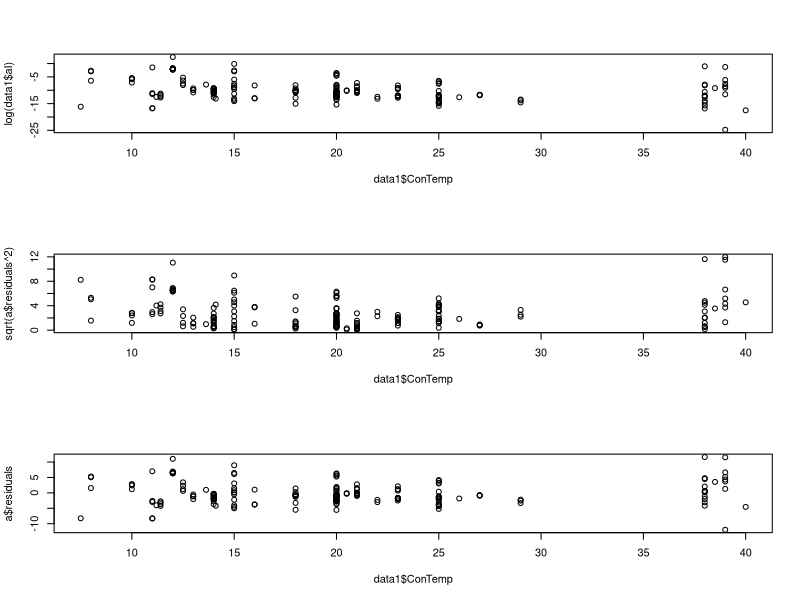
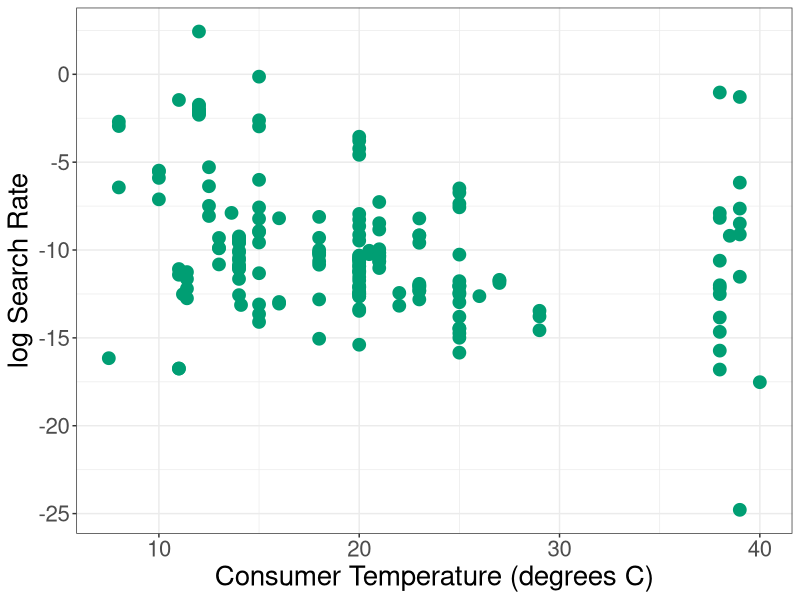
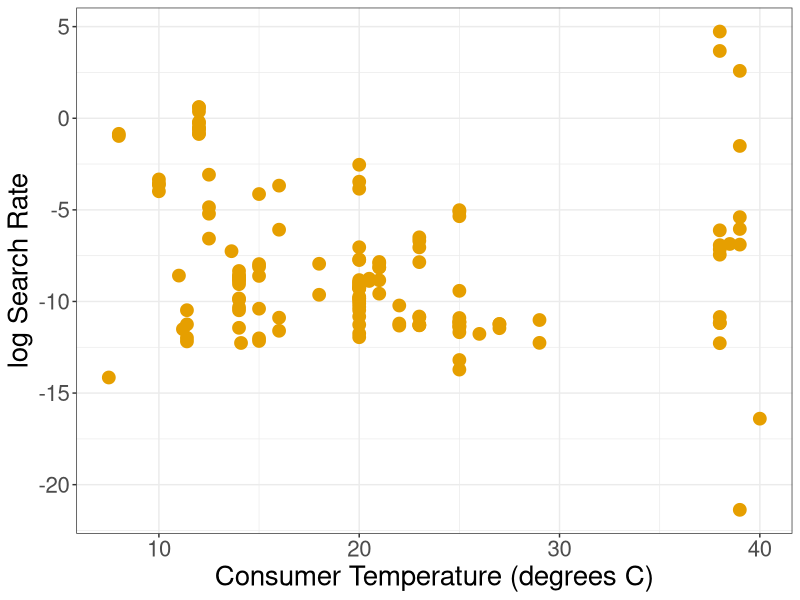
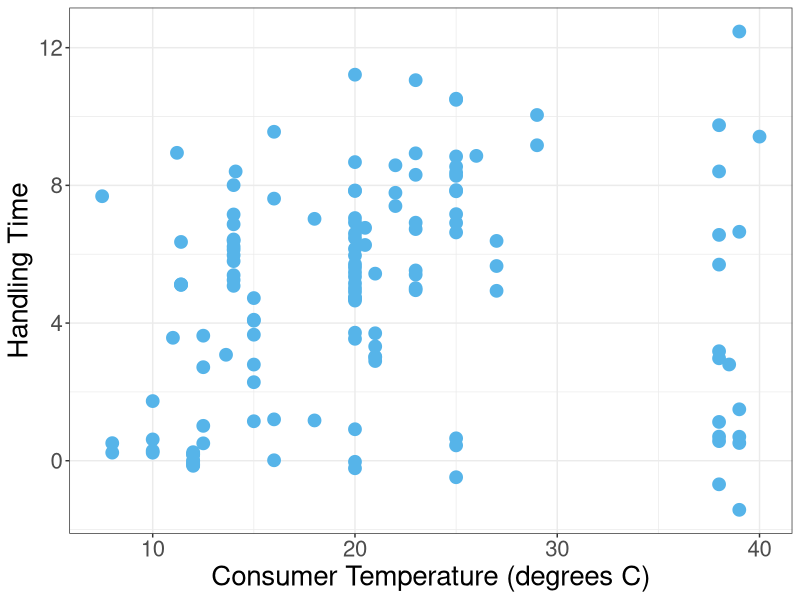
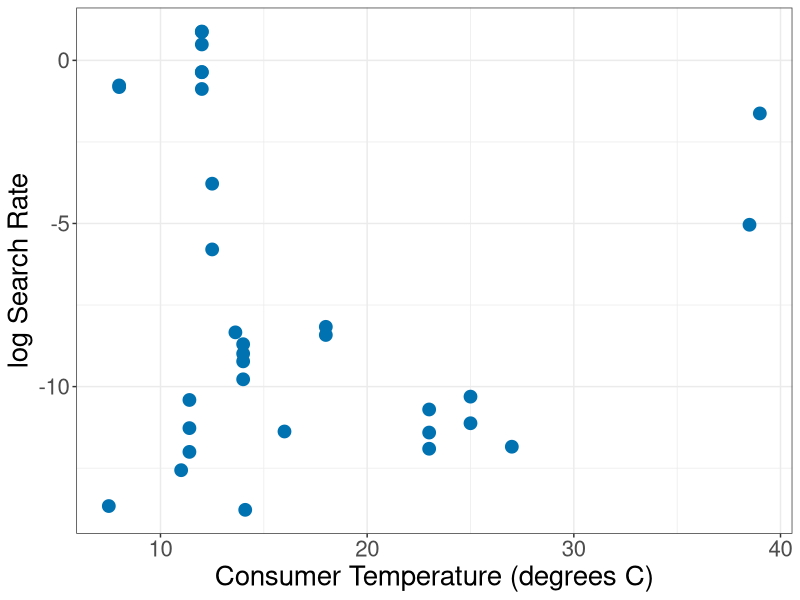
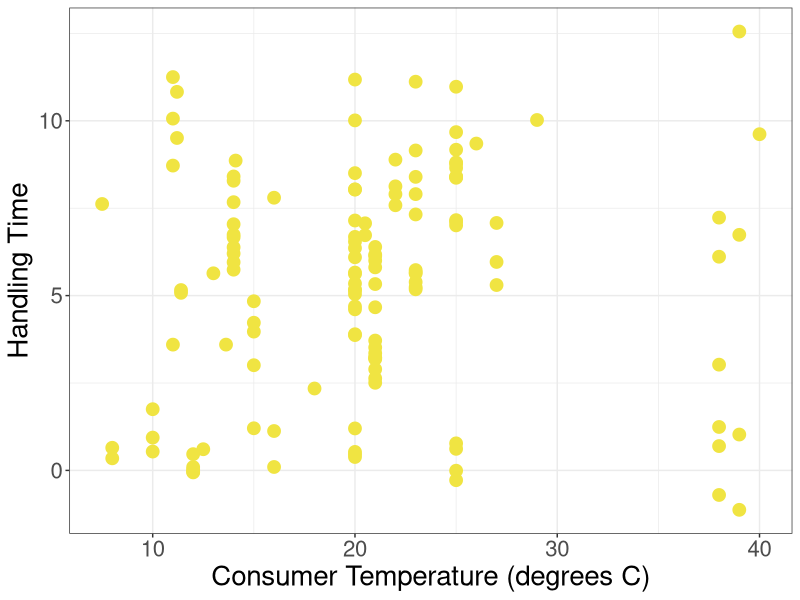
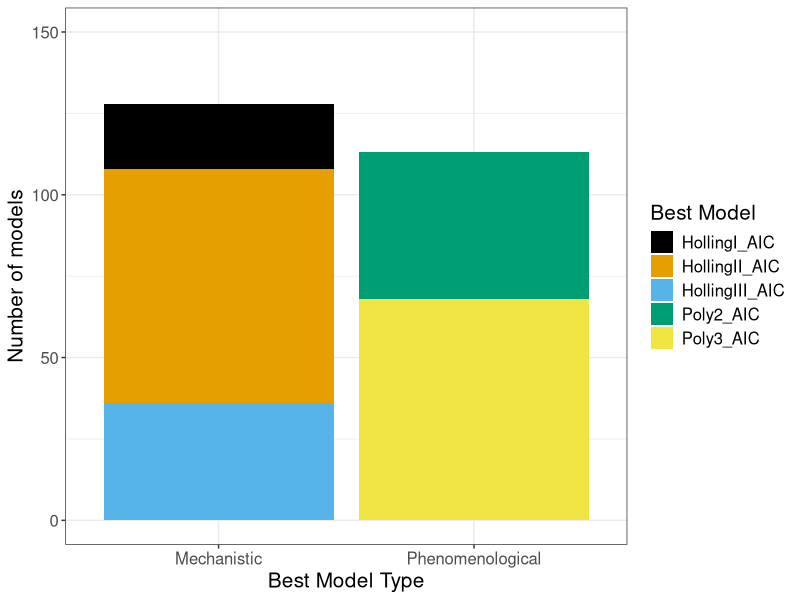
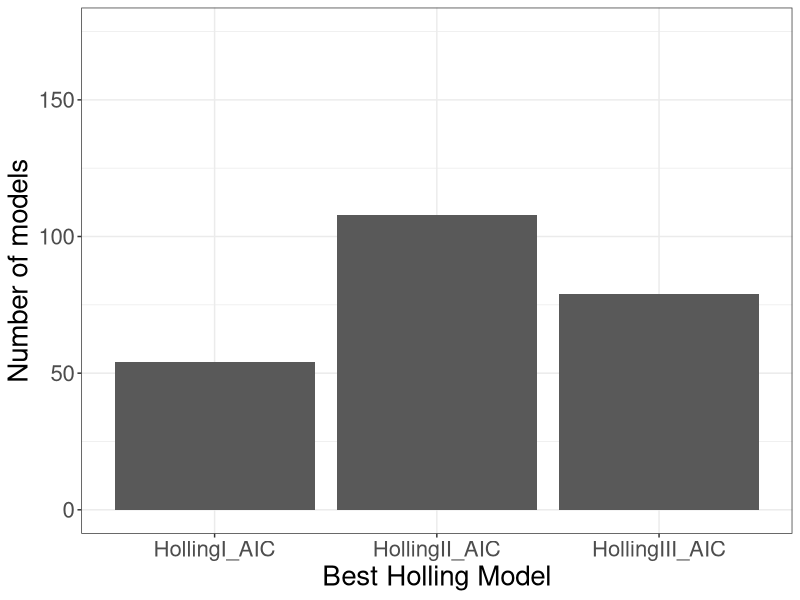

Write R code to recreate these figures, in order.
library(ggplot2)
library(ggthemes)

cbbPalette <- c("#000000", "#E69F00", "#56B4E9", "#009E73", "#F0E442", "#0072B2", "#D55E00", "#CC79A7")

if (dir.exists("../Results/Plots")==FALSE){
  dir.create("../Results/Plots")
}

data<-read.csv("../Results/dataanalysiscrat.csv")
data1<-subset(data, aIp<0.05)
data2<-subset(data,hIIp<0.05 & aIIp<0.05)
data3a<-subset(data,aIIIp<0.05 )
data3h<-subset(data,hIIIp<0.05)
plot2con<-ggplot()+geom_point(aes(ConTemp,log(aII),color="Search Rate"),data=data2,size=4)+
  geom_point(aes(ConTemp,log(hII),color="Handling Time"),data=data2,size=4)+
  theme_bw()+scale_color_colorblind("Parameter")+xlab("Temperature (degrees C)")+ylab("log Parameter")+theme(text = element_text(size=20))

plot2res<-ggplot()+geom_point(aes(ResTemp,log(aII),color="Search Rate"),data=data2,size=4)+
  geom_point(aes(ResTemp,log(hII),color="Handling Time"),data=data2,size=4)+
  theme_bw()+scale_color_colorblind("Parameter")+xlab("Temperature (degrees C)")+ylab("log Parameter")+theme(text = element_text(size=20))

plot1con<-  ggplot()+geom_point(aes(ConTemp,log(aI),col="Search Rate"),data=data1,size=4)+
  theme_bw()+scale_color_colorblind("Parameter")+xlab("Temperature (degrees C)")+ylab("log Parameter")+theme(text = element_text(size=20))

plot1res<-ggplot()+
  geom_point(aes(ResTemp,log(aI),col="Search Rate"),data=data1,size=4)+
  theme_bw()+scale_color_colorblind("Parameter")+xlab("Temperature (degrees C)")+ylab("log Parameter")+theme(text = element_text(size=20))

#not so good for aIII-a worse model

plot3con<-ggplot()+
  geom_point(aes(ConTemp,log(aIII),col="Search Rate"),data=data3a,size=4)+ 
  geom_point(aes(ConTemp,log(hIII),col="Handling Time"),data=data3h,size=4)+
  theme_bw()+scale_color_colorblind("Parameter")+xlab("Temperature (degrees C)")+ylab("log Parameter")+theme(text = element_text(size=20))


 plot3res<- ggplot() + geom_point(aes(ResTemp, log(aIII), col = "Search Rate"),size =4,data = data3a) +
  geom_point(aes(ResTemp, log(hIII), col = "Handling Time"),size = 4,
             data = data3h) +
  theme_bw() + scale_color_colorblind("Parameter") + xlab("Temperature (degrees C)") +
  ylab("log Parameter") + theme(text = element_text(size = 20))


 
 ###changing these
 
 plot2conA<-ggplot()+geom_point(aes(ConTemp,log(aII)),color=cbbPalette[2],data=data2,size=4)+
   theme_bw()+xlab("Consumer Temperature (degrees C)")+ylab("log Search Rate")+theme(text = element_text(size=20))

 plot2conH<-ggplot()+geom_point(aes(ConTemp,log(hII)),color=cbbPalette[3],data=data2,size=4)+
   theme_bw()+xlab("Consumer Temperature (degrees C)")+ylab("Handling Time")+theme(text = element_text(size=20))
 
 
plot1conA<-ggplot()+geom_point(aes(ConTemp,log(aI)),color=cbbPalette[4],data=data1,size=4)+
     theme_bw()+xlab("Consumer Temperature (degrees C)")+ylab("log Search Rate")+theme(text = element_text(size=20))
   
   plot3conH<- ggplot()+geom_point(aes(ConTemp,log(hIII)),color=cbbPalette[5],data=data3h,size=4)+
     theme_bw()+xlab("Consumer Temperature (degrees C)")+ylab("Handling Time")+theme(text = element_text(size=20))
   
   plot3conA<-ggplot()+geom_point(aes(ConTemp,log(aIII)),color=cbbPalette[6],data=data3a,size=4)+
     theme_bw()+xlab("Consumer Temperature (degrees C)")+ylab("log Search Rate")+theme(text = element_text(size=20))
   
   
   
   

 #not so good for aIII-a worse model
 
 plot3con<-ggplot()+
   geom_point(aes(ConTemp,log(aIII),col="Search Rate"),data=data3a,size=4)+ 
   geom_point(aes(ConTemp,log(hIII),col="Handling Time"),data=data3h,size=4)+
   theme_bw()+scale_color_colorblind("Parameter")+xlab("Temperature (degrees C)")+ylab("log Parameter")+theme(text = element_text(size=20))
 
 
 plot3res<- ggplot() + geom_point(aes(ResTemp, log(aIII), col = "Search Rate"),size =4,data = data3a) +
   geom_point(aes(ResTemp, log(hIII), col = "Handling Time"),size = 4,
              data = data3h) +
   theme_bw() + scale_color_colorblind("Parameter") + xlab("Temperature (degrees C)") +
   ylab("log Parameter") + theme(text = element_text(size = 20))
 
 
 
printgraph<-function(name){
  png(paste0("../Results/Plots/",substitute(name),".png"))
  print(name)
  dev.off()
}


#printgraph(plot1con)
#printgraph(plot2con)
#printgraph(plot3con)
#printgraph(plot1res)
#printgraph(plot2res)
#printgraph(plot3res)
printgraph(plot1conA)
printgraph(plot2conA)
printgraph(plot2conH)
printgraph(plot3conA)
printgraph(plot3conH)
par(mfrow=c(3,1))
a<-lm(log(data1$aI)~data1$ConTemp)


##what des this meannnnnnnnn. 
plot(data1$ConTemp,log(data1$aI))
plot(data1$ConTemp,sqrt(a$residuals^2))
plot(data1$ConTemp,a$residuals)
#TRASH , ALL TRASH



#this graph shows that mechanistic is slightly better
modelbesttype<-   ggplot(data=data,aes(x=best.model.type,fill=BestAIC))+geom_bar(stat="count")+
  theme_bw()+theme(text = element_text(size = 15))+xlab("Best Model Type")+ylab("Number of models")+ylim(0,150)+scale_fill_colorblind("Best Model")

  modelbesttyperecal<-ggplot(data=data,aes(x=best.model.type.recal,fill=BestAICRECAL))+geom_bar(stat="count")+
  theme_bw()+theme(text = element_text(size = 15))+xlab("Best Model Type")+ylab("Number of models")+ylim(0,150)+scale_fill_colorblind("Best Model")

#  modelbesttyperecal<-ggplot(data=data,aes(x=best.model.type.recal,fill=BestAICRECAL))+geom_bar(stat="count")+
 #   theme_bw()+theme(text = element_text(size = 15))+xlab("Best Model Type")+ylab("Number of models")+ylim(0,150)+scale_fill_colorblind("Best Model")
  
  
#diff between holling and holling recal
modelbestholl<-ggplot(data=data, aes(BestAICHol))+xlab("Best Holling Model")+ylab("Number of models")+ylim(0,175)+theme_bw()+geom_bar()+scale_fill_colorblind()+theme(text = element_text(size = 20))
modelbesthollrecal<-ggplot(data=data, aes(BestAICHolRECAL))+xlab("Best Holling Model")+ylab("Number of models")+ylim(0,175)+theme_bw()+geom_bar()+theme(text = element_text(size = 20))
#type 2 most common then 1 then 3
modelbest<-ggplot(data=data, aes(BestAIC))+geom_bar()+ylim(0,75)+theme_bw()+theme(text = element_text(size = 15))+xlab("Best Model")+ylab("Number of models")
modelsecondbest<-ggplot(data=data, aes(BestAIC_sec))+geom_bar()+theme_bw()+theme(text = element_text(size = 15))+xlab("Best Model")+ylab("Number of models")




printgraph(modelbesttype)

printgraph(modelbestholl)
printgraph(modelbesthollrecal)
printgraph(modelbest)
printgraph(modelsecondbest)

printgraph(modelbesttyperecal)


  #working on temp mdel graph
tempmodel<-ggplot(data=data,aes(CUTCONTEMP,fill=BestAIC))+geom_bar(stat="count",position = position_dodge())+theme_bw()+theme(text = element_text(size = 20))+xlab("Temperature Interval (degrees C)")+ylab("Number of models")+scale_fill_colorblind("Best Model")
printgraph(tempmodel)
